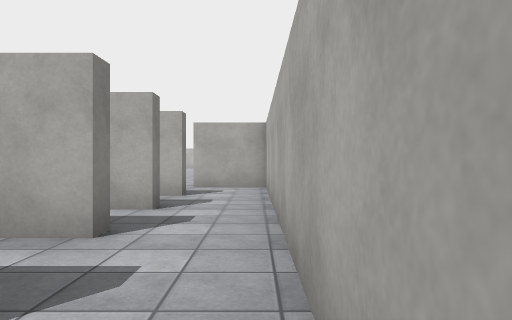
[1] (above)

24 first-person views from a walk through a 3-D level made in the Unity game engine. The camera is 1.2 m above the floor, looks level and sees 70° across. The floor is counted in squares, 1.8 m on a side. Each view is taken from the middle of a square. On the plan, view 1 faces up. The plan holds only what a view shows up to about 11 squares ahead; the rest is blank. The place goes on beyond the plan. The player character is not drawn. Surface patterns are stand-ins for the level's own textures.

[2]
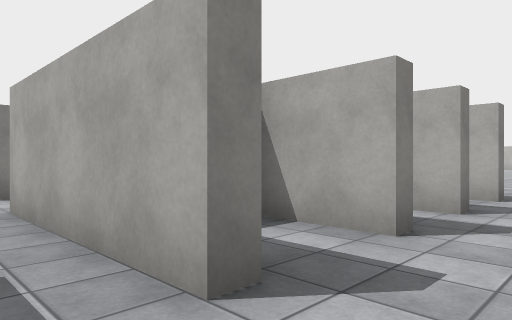

[3]
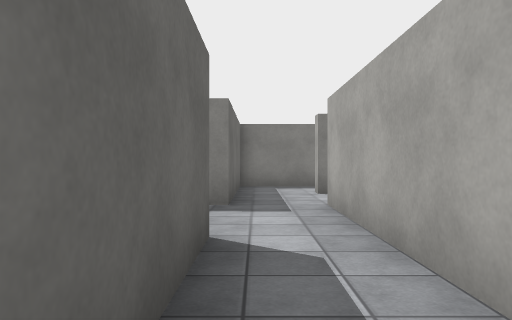

[4]
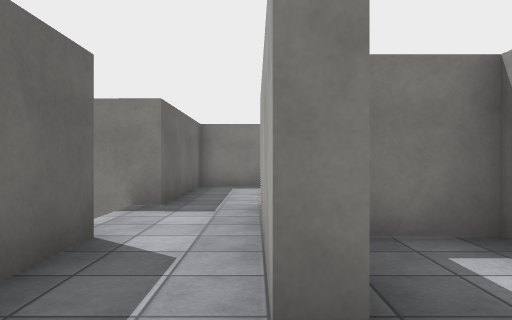

[5]
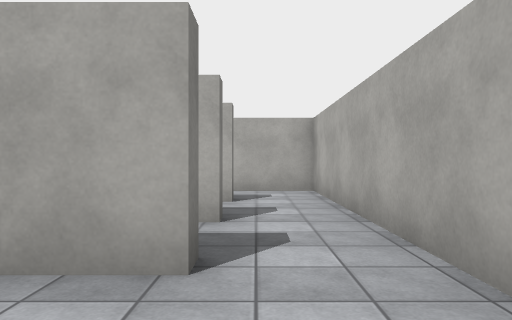

[6]
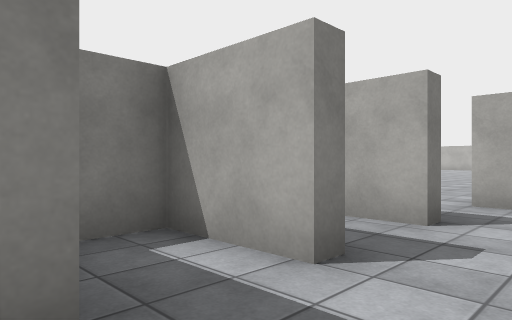

[7]
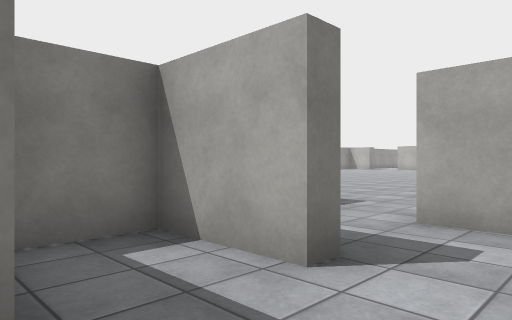

[8]
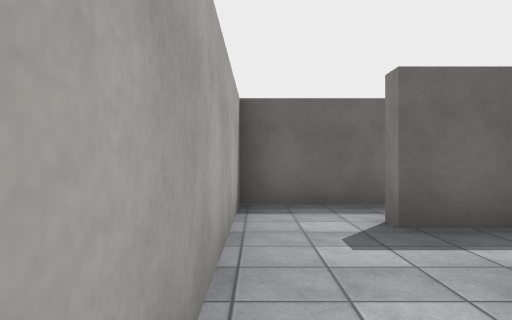

[9]
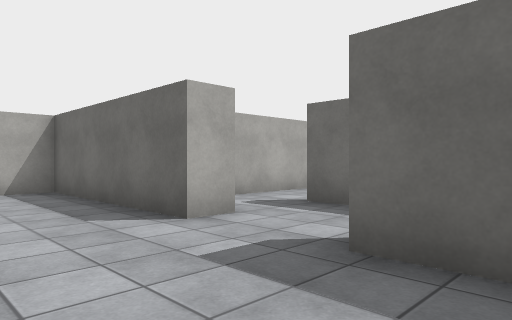

[10]
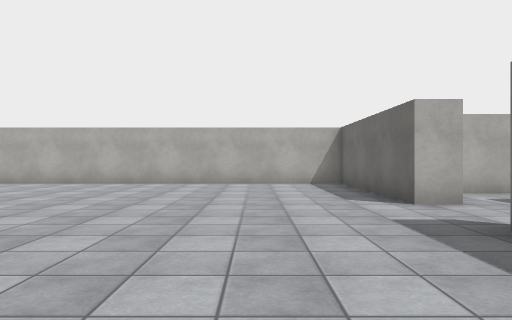

[11]
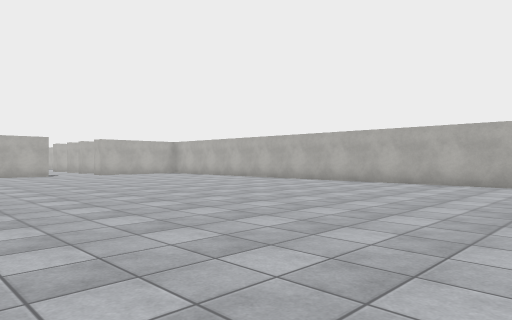

[12]
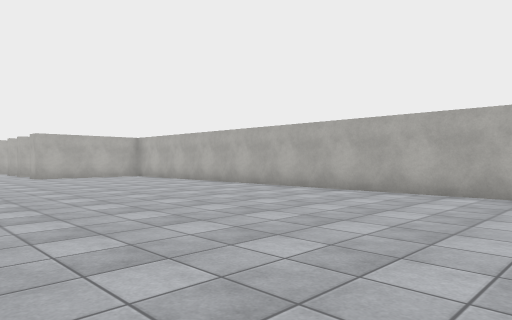

[13]
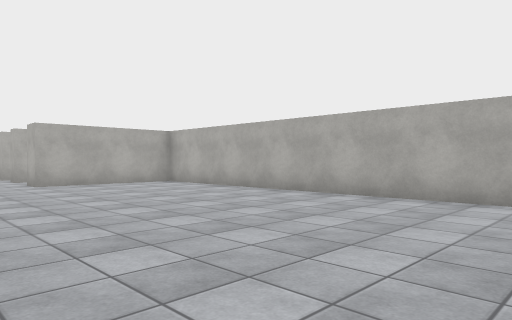

[14]
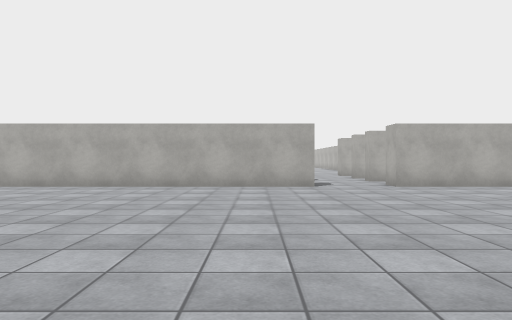

[15]
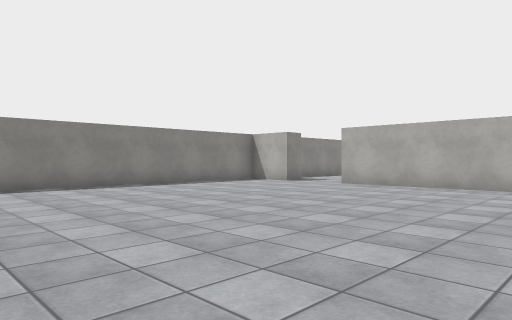

[16]
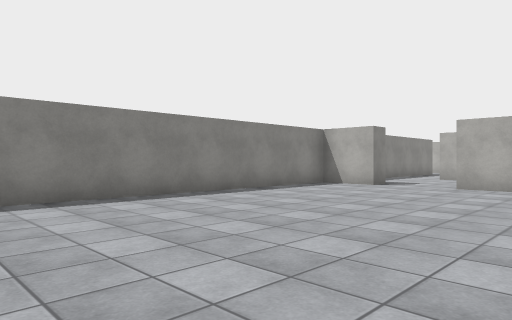

[17]
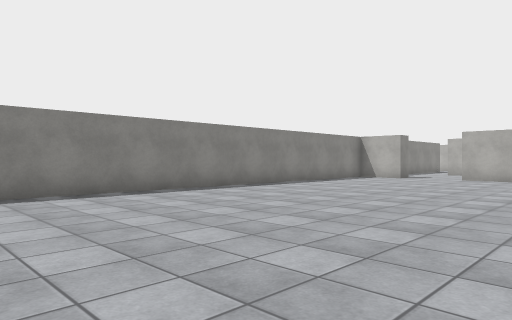

[18]
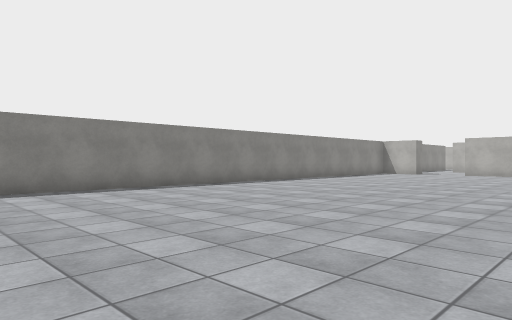

[19]
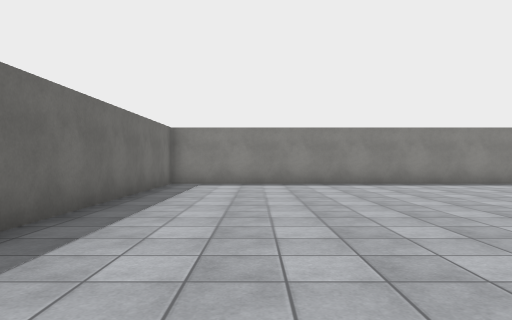

[20]
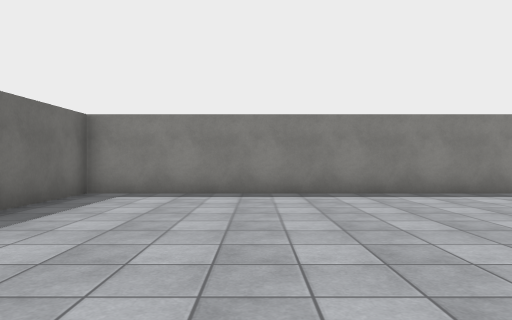

[21]
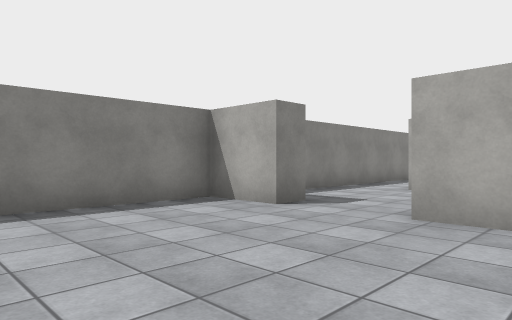

[22]
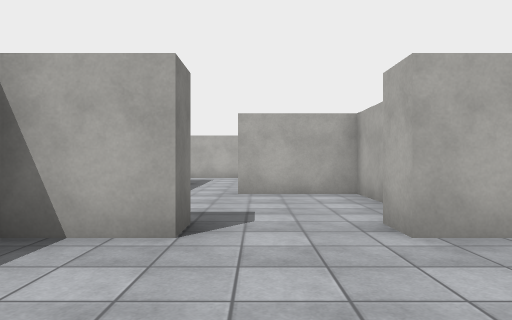

[23]
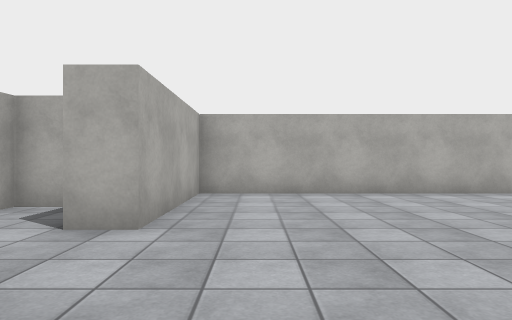

[24]
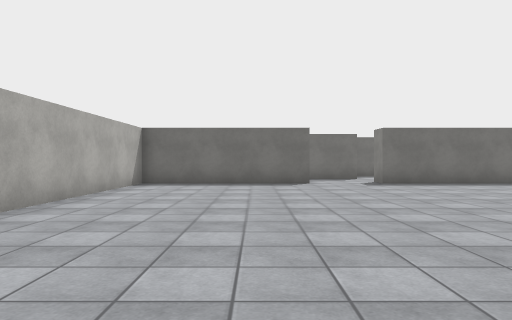

### Floor plan
Ten units are one square. View 1 is at (0, 0); x grows to the right and y downward. Boxes are objects, and circles mark ways between rooms. Rooms are numbered by the first view taken in them; rooms with no view inside come last. Other rooms are left out.
<svg viewBox="-148 -350 185 359">
<path fill="none" stroke="#000" d="M-14 -35 -14 -31 -32 -31 -32 -19M-14 -54 -14 -49 -32 -49 -32 -40M-25 -14 -14 -14 -14 -11 -55 -11M-22 -72 -14 -72 -14 -68 -32 -68 -32 -56M-32 4 2 4 2 -89 -15 -89 -15 -96M-36 -96 -36 -90M-66 4 -54 4M-25 -291 -107 -291 -107 -299M-15 -96 32 -96 32 -291 -5 -291M-127 -299 -127 -291 -143 -291 -143 -96 -36 -96M-100 -316 -100 -331 -124 -331M-141 -345 -141 -316"/>
<circle cx="-25" cy="-90" r="3" fill="#2a7"/>
<text x="-20" y="-40">1</text>
<text x="-60" y="-200">2</text>
</svg>
Room 1 opens to room 2.

Where each view was taken, in squares from view 1:
view 1: 0 up, 0 right, facing up
view 2: 0 up, 0 right, facing up-left
view 3: 0 up, 0 right, facing left
view 4: 1 up, 0 right, facing left
view 5: 1 up, 1 left, facing up
view 6: 3 up, 0 right, facing up-left
view 7: 5 up, 0 right, facing up-left
view 8: 5 up, 0 right, facing down
view 9: 12 up, 5 left, facing down-right
view 10: 12 up, 7 left, facing right
view 11: 13 up, 7 left, facing up-right
view 12: 15 up, 4 left, facing up-right
view 13: 19 up, 3 left, facing up-right
view 14: 20 up, 4 left, facing up
view 15: 20 up, 5 left, facing up-left
view 16: 20 up, 8 left, facing up-left
view 17: 16 up, 7 left, facing up-left
view 18: 12 up, 6 left, facing up-left
view 19: 12 up, 4 left, facing left
view 20: 13 up, 7 left, facing left
view 21: 25 up, 9 left, facing up-left
view 22: 26 up, 12 left, facing up
view 23: 28 up, 4 left, facing right
view 24: 20 up, 0 right, facing down
